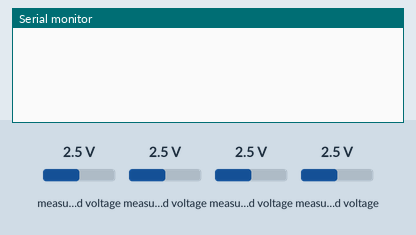
A sketch run on a simulated Arduino Uno, built with avr-gcc and run on an emulated ATmega328P. On the bench: the last lines printed to the serial monitor. The test bench sets the inputs (shaded band); at power-on: measured voltage 2.5 V.

Above: at 1.2 s.
1.3 s: measured voltage (sensor 200) set to 0.1 V
At 1.3 s:
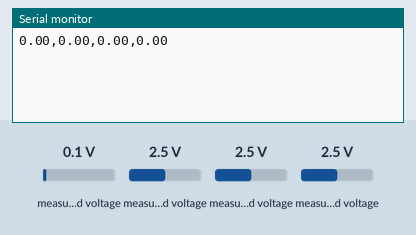
2.8 s: measured voltage (sensor 201) set to 0.1 V
At 4.2 s:
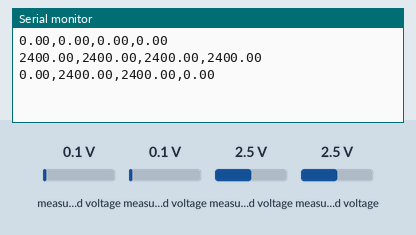
4.3 s: measured voltage (sensor 202) set to 0.1 V
At 5.6 s:
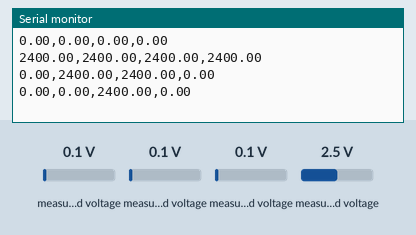
5.8 s: measured voltage (sensor 203) set to 1.2 V
At 7.1 s:
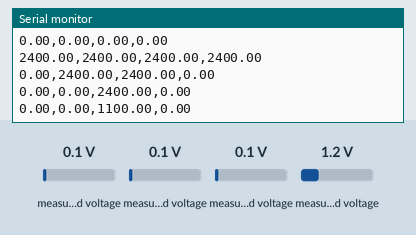
7.3 s: measured voltage (sensor 200) set to 1.2 V
At 8.6 s:
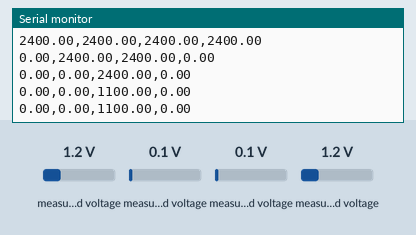
8.8 s: measured voltage (sensor 201) set to 1.2 V
At 10.2 s:
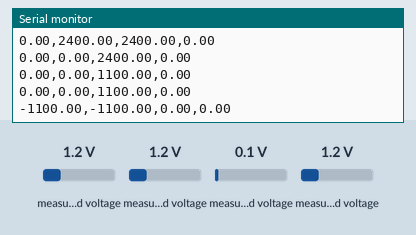
Timing chart, 0 to 11.3 s (numbered marks = the images above; inputs shaded):
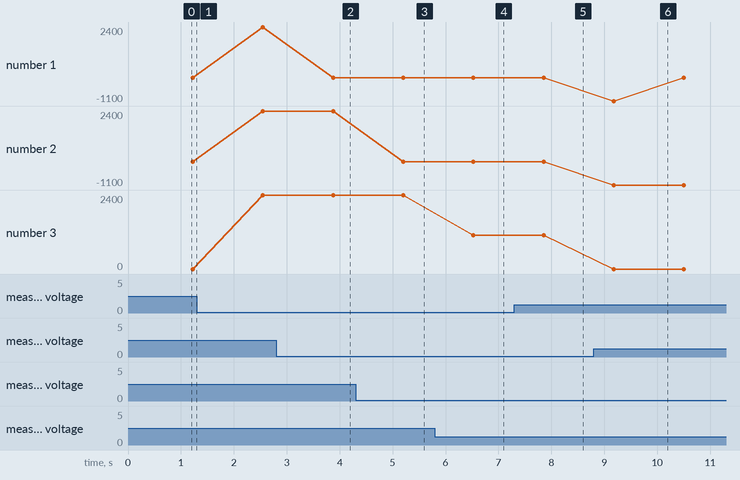

Measured:
- after the input at 2.8 s, the serial monitor: prints a new line after 1.1 s (image 2)
- after the input at 4.3 s, the serial monitor: prints a new line after 0.90 s (image 3)
- after the input at 5.8 s, the serial monitor: prints a new line after 0.73 s (image 4)
- after the input at 8.8 s, the serial monitor: prints a new line after 0.38 s (image 6)
- plotted number 1: 0 → 2400 after the input at 1.3 s
- plotted number 2: 0 → 2400 after the input at 1.3 s
- plotted number 3: 0 → 2400 after the input at 1.3 s, 2400 → 1100 after the input at 5.8 s

The sketch:

eeg_measure.ino
```cpp
/***************************************************************************
* Example sketch for the ADS1115_WE library
*
* This sketch shows how to obtain results using different scales / formats.
*
* Further information can be found on:
* https://wolles-elektronikkiste.de/ads1115 (German)
* https://wolles-elektronikkiste.de/en/ads1115-a-d-converter-with-amplifier (English)
*
***************************************************************************/

#include <ADS1115_WE.h>
#include <Wire.h>

#define NUM_SAMPLES 30

#define I2C_ADDRESS_1 0x48
#define I2C_ADDRESS_2 0x49

ADS1115_WE adc_1 = ADS1115_WE(I2C_ADDRESS_1);
ADS1115_WE adc_2 = ADS1115_WE(I2C_ADDRESS_2);

float get_eeg(ADS1115_WE adc, int ch) {
  if (ch == 0) {
    adc.setCompareChannels(ADS1115_COMP_0_GND);
  } else if (ch == 1) {
    adc.setCompareChannels(ADS1115_COMP_1_GND);
  } else if (ch == 2) {
    adc.setCompareChannels(ADS1115_COMP_2_GND);
  } else if (ch == 3) {
    adc.setCompareChannels(ADS1115_COMP_3_GND);
  }

  float sum = 0.0;
  for (int i=0; i<NUM_SAMPLES; i++) {
    float mv = adc.getResult_mV();
    sum += mv;
  }
  return sum / NUM_SAMPLES;
}

void setup() {
  Wire.begin();
  Serial.begin(9600);
  if (!adc_1.init()) {
    Serial.println("adcs 1 not connected.");
  }
  if (!adc_2.init()) {
    Serial.println("adcs 2 not connected.");
  }

  adc_1.setVoltageRange_mV(ADS1115_RANGE_6144); //comment line/change parameter to change range
  adc_1.setMeasureMode(ADS1115_CONTINUOUS); //comment line/change parameter to change mode
  adc_2.setVoltageRange_mV(ADS1115_RANGE_6144); //comment line/change parameter to change range
  adc_2.setMeasureMode(ADS1115_CONTINUOUS); //comment line/change parameter to change mode
}

void loop() {
  float ref_mv = get_eeg(adc_1, 0);
  float ch1_mv = get_eeg(adc_1, 1);
  float ch2_mv = get_eeg(adc_1, 2);
  float ch3_mv = get_eeg(adc_1, 3);
  float ch4_mv = get_eeg(adc_2, 1);
  Serial.print(ch1_mv - ref_mv);
  Serial.print(",");
  Serial.print(ch2_mv - ref_mv);
  Serial.print(",");
  Serial.print(ch3_mv - ref_mv);
  Serial.print(",");
  Serial.println(ch4_mv - ref_mv);
  delay(100);
}
```
